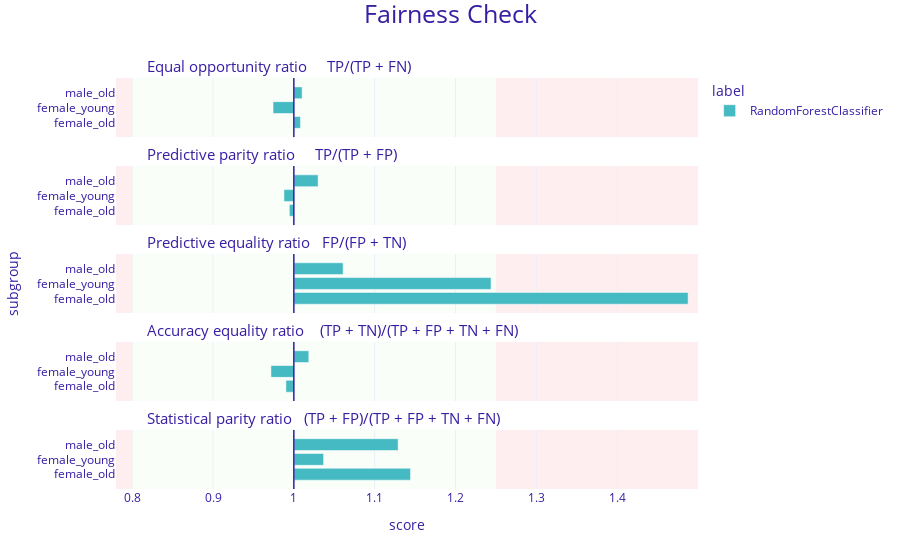

Notebook source saved alongside this figure:
### Markdown cell above
**Fairness Check plot**

### Code cell
fobject.plot()

### Figure 1 — Plotly figure (JSON) as saved in the notebook; plotly's stock layout.template omitted (floating-point values rounded to 4 significant figures)
{"data": [{"alignmentgroup": "True", "customdata": [["female_old", 1.008, "RandomForestClassifier"], ["female_young", 0.974, "RandomForestClassifier"], ["male_old", 1.01, "RandomForestClassifier"]], "hovertemplate": "<b>%{customdata[2]}</b><br>Subgroup: %{customdata[0]}<br>Score: %{customdata[1]}<br><extra></extra>", "legendgroup": "RandomForestClassifier", "marker": {"color": "#46bac2", "pattern": {"shape": ""}}, "name": "RandomForestClassifier", "offsetgroup": "RandomForestClassifier", "orientation": "h", "showlegend": true, "textposition": "auto", "type": "bar", "x": [0.008222, -0.02569, 0.01028], "xaxis": "x5", "y": [0.25, 0.5, 0.75], "yaxis": "y5"}, {"alignmentgroup": "True", "customdata": [["female_old", 0.994, "RandomForestClassifier"], ["female_young", 0.988, "RandomForestClassifier"], ["male_old", 1.03, "RandomForestClassifier"]], "hovertemplate": "<b>%{customdata[2]}</b><br>Subgroup: %{customdata[0]}<br>Score: %{customdata[1]}<br><extra></extra>", "legendgroup": "RandomForestClassifier", "marker": {"color": "#46bac2", "pattern": {"shape": ""}}, "name": "RandomForestClassifier", "offsetgroup": "RandomForestClassifier", "orientation": "h", "showlegend": false, "textposition": "auto", "type": "bar", "x": [-0.005556, -0.01222, 0.03], "xaxis": "x4", "y": [0.25, 0.5, 0.75], "yaxis": "y4"}, {"alignmentgroup": "True", "customdata": [["female_old", 1.488, "RandomForestClassifier"], ["female_young", 1.244, "RandomForestClassifier"], ["male_old", 1.061, "RandomForestClassifier"]], "hovertemplate": "<b>%{customdata[2]}</b><br>Subgroup: %{customdata[0]}<br>Score: %{customdata[1]}<br><extra></extra>", "legendgroup": "RandomForestClassifier", "marker": {"color": "#46bac2", "pattern": {"shape": ""}}, "name": "RandomForestClassifier", "offsetgroup": "RandomForestClassifier", "orientation": "h", "showlegend": false, "textposition": "auto", "type": "bar", "x": [0.4878, 0.2439, 0.06098], "xaxis": "x3", "y": [0.25, 0.5, 0.75], "yaxis": "y3"}, {"alignmentgroup": "True", "customdata": [["female_old", 0.99, "RandomForestClassifier"], ["female_young", 0.972, "RandomForestClassifier"], ["male_old", 1.019, "RandomForestClassifier"]], "hovertemplate": "<b>%{customdata[2]}</b><br>Subgroup: %{customdata[0]}<br>Score: %{customdata[1]}<br><extra></extra>", "legendgroup": "RandomForestClassifier", "marker": {"color": "#46bac2", "pattern": {"shape": ""}}, "name": "RandomForestClassifier", "offsetgroup": "RandomForestClassifier", "orientation": "h", "showlegend": false, "textposition": "auto", "type": "bar", "x": [-0.009804, -0.02832, 0.01852], "xaxis": "x2", "y": [0.25, 0.5, 0.75], "yaxis": "y2"}, {"alignmentgroup": "True", "customdata": [["female_old", 1.144, "RandomForestClassifier"], ["female_young", 1.037, "RandomForestClassifier"], ["male_old", 1.129, "RandomForestClassifier"]], "hovertemplate": "<b>%{customdata[2]}</b><br>Subgroup: %{customdata[0]}<br>Score: %{customdata[1]}<br><extra></extra>", "legendgroup": "RandomForestClassifier", "marker": {"color": "#46bac2", "pattern": {"shape": ""}}, "name": "RandomForestClassifier", "offsetgroup": "RandomForestClassifier", "orientation": "h", "showlegend": false, "textposition": "auto", "type": "bar", "x": [0.1444, 0.03687, 0.129], "xaxis": "x", "y": [0.25, 0.5, 0.75], "yaxis": "y"}], "layout": {"annotations": [{"font": {"size": 15}, "showarrow": false, "text": "Statistical parity ratio   (TP + FP)/(TP + FP + TN + FN)", "x": 0.05, "xanchor": "left", "xref": "paper", "y": 0.144, "yanchor": "bottom", "yref": "paper"}, {"font": {"size": 15}, "showarrow": false, "text": "Accuracy equality ratio    (TP + TN)/(TP + FP + TN + FN)", "x": 0.05, "xanchor": "left", "xref": "paper", "y": 0.358, "yanchor": "bottom", "yref": "paper"}, {"font": {"size": 15}, "showarrow": false, "text": "Predictive equality ratio   FP/(FP + TN)", "x": 0.05, "xanchor": "left", "xref": "paper", "y": 0.572, "yanchor": "bottom", "yref": "paper"}, {"font": {"size": 15}, "showarrow": false, "text": "Predictive parity ratio     TP/(TP + FP)", "x": 0.05, "xanchor": "left", "xref": "paper", "y": 0.786, "yanchor": "bottom", "yref": "paper"}, {"font": {"size": 15}, "showarrow": false, "text": "Equal opportunity ratio     TP/(TP + FN)", "x": 0.05, "xanchor": "left", "xref": "paper", "y": 1, "yanchor": "bottom", "yref": "paper"}], "barmode": "group", "font": {"color": "#371ea3"}, "legend": {"title": {"text": "label"}, "tracegroupgap": 0}, "margin": {"b": 71, "r": 30, "t": 78}, "shapes": [{"fillcolor": "#f05a71", "layer": "below", "line": {"width": 0}, "opacity": 0.1, "type": "rect", "x0": 0.25, "x1": 0.5, "xref": "x", "y0": 0, "y1": 1, "yref": "y"}, {"fillcolor": "#f05a71", "layer": "below", "line": {"width": 0}, "opacity": 0.1, "type": "rect", "x0": -0.22, "x1": -0.2, "xref": "x", "y0": 0, "y1": 1, "yref": "y"}, {"fillcolor": "#c7f5bf", "layer": "below", "line": {"width": 0}, "opacity": 0.1, "type": "rect", "x0": -0.2, "x1": 0.25, "xref": "x", "y0": 0, "y1": 1, "yref": "y"}, {"line": {"color": "#371ea3", "width": 1.5}, "type": "line", "x0": 0, "x1": 0, "xref": "x", "y0": 0, "y1": 1, "yref": "y"}, {"fillcolor": "#f05a71", "layer": "below", "line": {"width": 0}, "opacity": 0.1, "type": "rect", "x0": 0.25, "x1": 0.5, "xref": "x", "y0": 0, "y1": 1, "yref": "y2"}, {"fillcolor": "#f05a71", "layer": "below", "line": {"width": 0}, "opacity": 0.1, "type": "rect", "x0": -0.22, "x1": -0.2, "xref": "x", "y0": 0, "y1": 1, "yref": "y2"}, {"fillcolor": "#c7f5bf", "layer": "below", "line": {"width": 0}, "opacity": 0.1, "type": "rect", "x0": -0.2, "x1": 0.25, "xref": "x", "y0": 0, "y1": 1, "yref": "y2"}, {"line": {"color": "#371ea3", "width": 1.5}, "type": "line", "x0": 0, "x1": 0, "xref": "x", "y0": 0, "y1": 1, "yref": "y2"}, {"fillcolor": "#f05a71", "layer": "below", "line": {"width": 0}, "opacity": 0.1, "type": "rect", "x0": 0.25, "x1": 0.5, "xref": "x", "y0": 0, "y1": 1, "yref": "y3"}, {"fillcolor": "#f05a71", "layer": "below", "line": {"width": 0}, "opacity": 0.1, "type": "rect", "x0": -0.22, "x1": -0.2, "xref": "x", "y0": 0, "y1": 1, "yref": "y3"}, {"fillcolor": "#c7f5bf", "layer": "below", "line": {"width": 0}, "opacity": 0.1, "type": "rect", "x0": -0.2, "x1": 0.25, "xref": "x", "y0": 0, "y1": 1, "yref": "y3"}, {"line": {"color": "#371ea3", "width": 1.5}, "type": "line", "x0": 0, "x1": 0, "xref": "x", "y0": 0, "y1": 1, "yref": "y3"}, {"fillcolor": "#f05a71", "layer": "below", "line": {"width": 0}, "opacity": 0.1, "type": "rect", "x0": 0.25, "x1": 0.5, "xref": "x", "y0": 0, "y1": 1, "yref": "y4"}, {"fillcolor": "#f05a71", "layer": "below", "line": {"width": 0}, "opacity": 0.1, "type": "rect", "x0": -0.22, "x1": -0.2, "xref": "x", "y0": 0, "y1": 1, "yref": "y4"}, {"fillcolor": "#c7f5bf", "layer": "below", "line": {"width": 0}, "opacity": 0.1, "type": "rect", "x0": -0.2, "x1": 0.25, "xref": "x", "y0": 0, "y1": 1, "yref": "y4"}, {"line": {"color": "#371ea3", "width": 1.5}, "type": "line", "x0": 0, "x1": 0, "xref": "x", "y0": 0, "y1": 1, "yref": "y4"}, {"fillcolor": "#f05a71", "layer": "below", "line": {"width": 0}, "opacity": 0.1, "type": "rect", "x0": 0.25, "x1": 0.5, "xref": "x", "y0": 0, "y1": 1, "yref": "y5"}, {"fillcolor": "#f05a71", "layer": "below", "line": {"width": 0}, "opacity": 0.1, "type": "rect", "x0": -0.22, "x1": -0.2, "xref": "x", "y0": 0, "y1": 1, "yref": "y5"}, {"fillcolor": "#c7f5bf", "layer": "below", "line": {"width": 0}, "opacity": 0.1, "type": "rect", "x0": -0.2, "x1": 0.25, "xref": "x", "y0": 0, "y1": 1, "yref": "y5"}, {"line": {"color": "#371ea3", "width": 1.5}, "type": "line", "x0": 0, "x1": 0, "xref": "x", "y0": 0, "y1": 1, "yref": "y5"}], "title": {"font": {"size": 25}, "text": "Fairness Check", "x": 0.5, "y": 0.99}, "xaxis": {"anchor": "y", "domain": [0, 1], "range": [-0.22, 0.5], "ticktext": [0.7, 0.8, 0.9, 1, 1.1, 1.2, 1.3, 1.4, 1], "tickvals": [-0.3, -0.2, -0.1, 0, 0.1, 0.2, 0.3, 0.4, 0], "title": {"text": "score"}}, "xaxis2": {"anchor": "y2", "domain": [0, 1], "matches": "x", "range": [-0.22, 0.5], "showticklabels": false, "ticktext": [0.7, 0.8, 0.9, 1, 1.1, 1.2, 1.3, 1.4, 1], "tickvals": [-0.3, -0.2, -0.1, 0, 0.1, 0.2, 0.3, 0.4, 0]}, "xaxis3": {"anchor": "y3", "domain": [0, 1], "matches": "x", "range": [-0.22, 0.5], "showticklabels": false, "ticktext": [0.7, 0.8, 0.9, 1, 1.1, 1.2, 1.3, 1.4, 1], "tickvals": [-0.3, -0.2, -0.1, 0, 0.1, 0.2, 0.3, 0.4, 0]}, "xaxis4": {"anchor": "y4", "domain": [0, 1], "matches": "x", "range": [-0.22, 0.5], "showticklabels": false, "ticktext": [0.7, 0.8, 0.9, 1, 1.1, 1.2, 1.3, 1.4, 1], "tickvals": [-0.3, -0.2, -0.1, 0, 0.1, 0.2, 0.3, 0.4, 0]}, "xaxis5": {"anchor": "y5", "domain": [0, 1], "matches": "x", "range": [-0.22, 0.5], "showticklabels": false, "ticktext": [0.7, 0.8, 0.9, 1, 1.1, 1.2, 1.3, 1.4, 1], "tickvals": [-0.3, -0.2, -0.1, 0, 0.1, 0.2, 0.3, 0.4, 0]}, "yaxis": {"anchor": "x", "domain": [0, 0.144], "range": [0, 1], "showgrid": false, "ticktext": ["female_old", "female_young", "male_old"], "tickvals": [0.25, 0.5, 0.75], "title": {"text": ""}, "zeroline": false}, "yaxis2": {"anchor": "x2", "domain": [0.214, 0.358], "matches": "y", "range": [0, 1], "showgrid": false, "ticktext": ["female_old", "female_young", "male_old"], "tickvals": [0.25, 0.5, 0.75], "title": {"text": ""}, "zeroline": false}, "yaxis3": {"anchor": "x3", "domain": [0.428, 0.572], "matches": "y", "range": [0, 1], "showgrid": false, "ticktext": ["female_old", "female_young", "male_old"], "tickvals": [0.25, 0.5, 0.75], "title": {"text": "subgroup"}, "zeroline": false}, "yaxis4": {"anchor": "x4", "domain": [0.642, 0.786], "matches": "y", "range": [0, 1], "showgrid": false, "ticktext": ["female_old", "female_young", "male_old"], "tickvals": [0.25, 0.5, 0.75], "title": {"text": ""}, "zeroline": false}, "yaxis5": {"anchor": "x5", "domain": [0.856, 1], "matches": "y", "range": [0, 1], "showgrid": false, "ticktext": ["female_old", "female_young", "male_old"], "tickvals": [0.25, 0.5, 0.75], "title": {"text": ""}, "zeroline": false}}}
